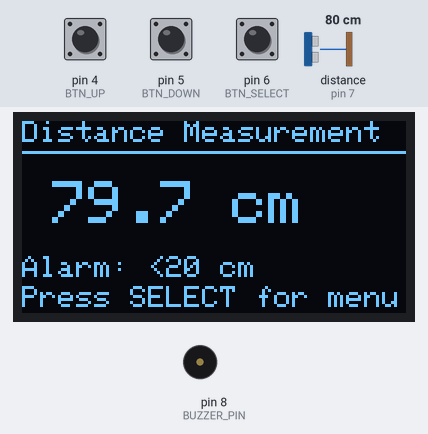
A sketch run on a simulated Arduino Uno, built with avr-gcc and run on an emulated ATmega328P. On the bench: 128×64 one-colour display, buzzer (waves = sounding). Wiring (inferred from the names in the program): ultrasonic range finder: trigger pin 2; echo pin 7. The inputs (shaded band) are chosen by the test bench; at power-on: pin 6 (BTN_SELECT) HIGH, distance to the obstacle (sensor on pin 7) 80 cm, pin 4 (BTN_UP) HIGH, pin 5 (BTN_DOWN) HIGH. The echo pulse lasts 58.3 µs per cm.

Above: at 7.3 s.
7.4 s: pin 6 (BTN_SELECT) pulled LOW for 0.15 s
At 8.2 s:
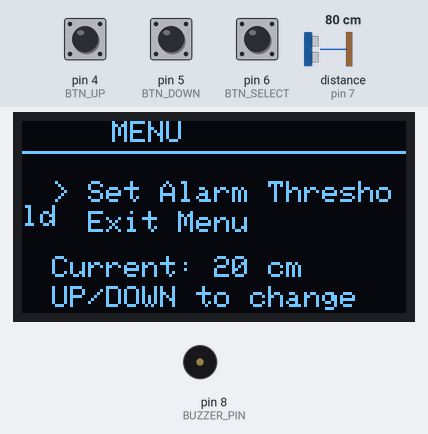
9.0 s: pin 6 (BTN_SELECT) pulled LOW for 1 s
At 9.7 s:
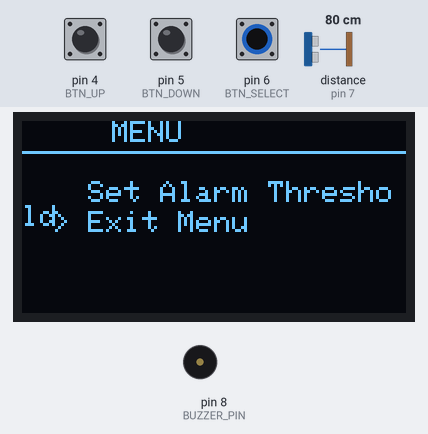
11.5 s: distance to the obstacle (sensor on pin 7) set to 22 cm
13.0 s: distance to the obstacle (sensor on pin 7) set to 18 cm
At 13.29 s:
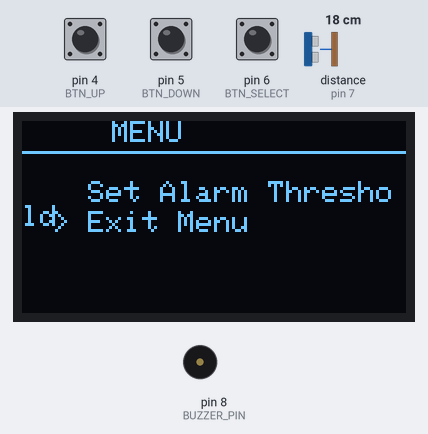
15.3 s: pin 4 (BTN_UP) pulled LOW for 0.15 s
At 15.73 s:
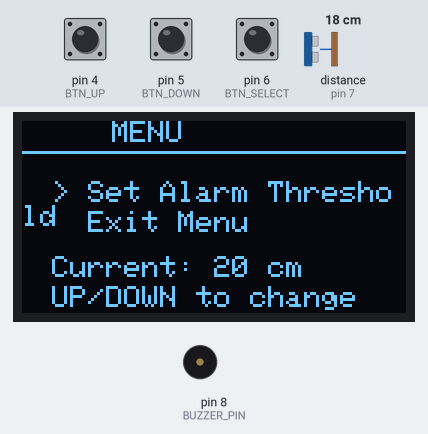
17.8 s: pin 5 (BTN_DOWN) pulled LOW for 0.15 s
At 18.9 s:
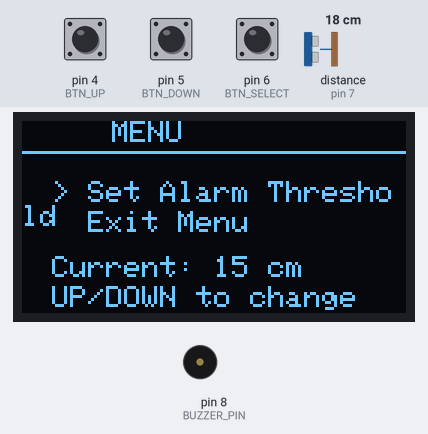
Timing chart, 0 to 20.4 s (numbered marks = the images above; inputs shaded):
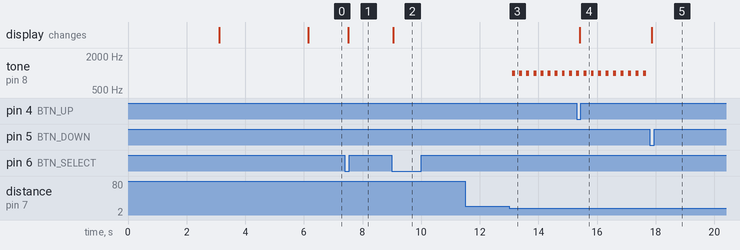

Measured:
- the behaviour switches between 21 and 20 cm on distance to the obstacle (sensor on pin 7) (found by bisection; images 2 and 3)
- after the input at 7.4 s, the display: changes after 0.11 s (image 1)
- after the input at 9.0 s, the display: changes after 0.05 s (image 2)
- after the input at 11.5 s, every drawn part: stays the same
- after the input at 13.0 s, tone on pin 8 (BUZZER_PIN): alternates 1000 Hz for 0.10 s and silent for 0.14 s, starting after 0.11 s
- after the input at 15.3 s, the display: changes after 0.11 s (image 4)
- after the input at 17.8 s, tone on pin 8 (BUZZER_PIN): stops changing and stays silent; the display: changes after 0.06 s (image 5)

The sketch:

project_3.ino
```cpp
#include <SPI.h>
#include <Wire.h>
#include <Adafruit_GFX.h>
#include <Adafruit_SSD1306.h>

// OLED显示屏设置 - 修改为I2C接口
#define SCREEN_WIDTH 128    // OLED显示宽度，单位：像素
#define SCREEN_HEIGHT 64    // OLED显示高度，单位：像素
#define OLED_RESET     -1   // Reset pin # (或 -1 if sharing Arduino reset pin)
Adafruit_SSD1306 display(SCREEN_WIDTH, SCREEN_HEIGHT, &Wire, OLED_RESET);

// 超声波模块引脚定义
#define TRIG_PIN 2
#define ECHO_PIN 7
#define BUZZER_PIN 8

// 按钮引脚定义
#define BTN_UP 4
#define BTN_DOWN 5
#define BTN_SELECT 6

// 全局变量
float distance = 0;
int alarmThreshold = 20; // 默认报警距离阈值(cm)
int menuPosition = 0;    // 菜单位置
bool inMenu = false;     // 是否在菜单中
unsigned long lastMeasureTime = 0;
unsigned long lastButtonCheckTime = 0;
bool btnUpState = HIGH;
bool btnDownState = HIGH;  // 添加DOWN按钮状态
bool btnSelectState = HIGH;
bool lastBtnUpState = HIGH;
bool lastBtnDownState = HIGH;  // 添加DOWN按钮上一次状态
bool lastBtnSelectState = HIGH;

// 浙江工商大学logo位图数据
const unsigned char ZJSU_LOGO [] PROGMEM = {
  0xff, 0xff, 0xff, 0xff, 0xff, 0xff, 0xff, 0xff, 0xff, 0xff, 0xff, 0xff, 0xff, 0xff, 0xff, 0xff,
	0xff, 0xff, 0xff, 0xff, 0xff, 0xff, 0xff, 0xff, 0xff, 0xff, 0xff, 0xff, 0xff, 0xff, 0xff, 0xff,
	0xff, 0xff, 0xff, 0xff, 0xff, 0xff, 0xff, 0xc9, 0x27, 0xff, 0xff, 0xff, 0xff, 0xff, 0xff, 0xff,
	0xff, 0xff, 0xff, 0xff, 0xff, 0xff, 0xfe, 0x3f, 0xfc, 0x7f, 0xff, 0xff, 0xff, 0xff, 0xff, 0xff,
	0xff, 0xff, 0xff, 0xff, 0xff, 0xff, 0xf3, 0xff, 0xff, 0xcf, 0xff, 0xff, 0xff, 0xff, 0xff, 0xff,
	0xff, 0xff, 0xff, 0xff, 0xff, 0xff, 0xcf, 0xff, 0xff, 0xf3, 0xff, 0xff, 0xff, 0xff, 0xff, 0xff,
	0xff, 0xff, 0xff, 0xff, 0xff, 0xff, 0x3f, 0xfb, 0xff, 0xfc, 0xff, 0xff, 0xff, 0xff, 0xff, 0xff,
	0xff, 0xff, 0xff, 0xff, 0xff, 0xfe, 0xff, 0x9a, 0x25, 0xff, 0x7f, 0xff, 0xff, 0xff, 0xff, 0xff,
	0xff, 0xff, 0xff, 0xff, 0xff, 0xf9, 0xfe, 0xed, 0xe5, 0x7f, 0xbf, 0xff, 0xff, 0xff, 0xff, 0xff,
	0xff, 0xff, 0xff, 0xff, 0xff, 0xf7, 0xec, 0xad, 0xdb, 0x2f, 0xcf, 0xff, 0xff, 0xff, 0xff, 0xff,
	0xff, 0xff, 0xff, 0xff, 0xff, 0xef, 0xeb, 0x7f, 0xfe, 0xff, 0xf7, 0xff, 0xff, 0xff, 0xff, 0xff,
	0xff, 0xff, 0xff, 0xff, 0xff, 0xdf, 0xbb, 0xff, 0xff, 0x9f, 0xf3, 0xff, 0xff, 0xff, 0xff, 0xff,
	0xff, 0xff, 0xff, 0xff, 0xff, 0xde, 0x67, 0xff, 0xff, 0xfc, 0xff, 0xff, 0xff, 0xff, 0xff, 0xff,
	0xff, 0xff, 0xff, 0xff, 0xff, 0x3f, 0xdf, 0xff, 0xff, 0xfb, 0x7d, 0xff, 0xff, 0xff, 0xff, 0xff,
	0xff, 0xff, 0xff, 0xff, 0xff, 0x7f, 0x3f, 0xff, 0xff, 0xfd, 0xbe, 0xff, 0xff, 0xff, 0xff, 0xff,
	0xff, 0xff, 0xff, 0xff, 0xfe, 0xff, 0xff, 0xff, 0xff, 0xff, 0x3f, 0x7f, 0xff, 0xff, 0xff, 0xff,
	0xff, 0xff, 0xff, 0xff, 0xfe, 0xe7, 0xff, 0xff, 0xff, 0xff, 0x9f, 0x7f, 0xff, 0xff, 0xff, 0xff,
	0xff, 0xff, 0xff, 0xff, 0xfd, 0xf9, 0xff, 0xfc, 0x7f, 0xff, 0xef, 0xbf, 0xff, 0xff, 0xff, 0xff,
	0xff, 0xff, 0xff, 0xff, 0xfd, 0xf7, 0xff, 0xf9, 0x1f, 0xff, 0xf7, 0xbf, 0xff, 0xff, 0xff, 0xff,
	0xff, 0xff, 0xff, 0xff, 0xfb, 0xcf, 0xbf, 0x82, 0x41, 0xf9, 0xcf, 0xdf, 0xff, 0xff, 0xff, 0xff,
	0xff, 0xff, 0xff, 0xff, 0xfb, 0xd7, 0x3f, 0x8c, 0x31, 0xfd, 0xfb, 0xff, 0xff, 0xff, 0xff, 0xff,
	0xff, 0xff, 0xff, 0xff, 0xf7, 0xdf, 0x7f, 0xf9, 0x9f, 0xfc, 0xf3, 0xef, 0xff, 0xff, 0xff, 0xff,
	0xff, 0xff, 0xff, 0xff, 0xf7, 0x6f, 0x27, 0xc3, 0xc7, 0xe5, 0xfe, 0xef, 0xff, 0xff, 0xff, 0xff,
	0xff, 0xff, 0xff, 0xff, 0xef, 0xbf, 0xef, 0x06, 0x60, 0xf7, 0x76, 0xf7, 0xff, 0xff, 0xff, 0xff,
	0xff, 0xff, 0xff, 0xff, 0xef, 0xdc, 0xff, 0x18, 0x98, 0xff, 0x79, 0xf7, 0xff, 0xff, 0xff, 0xff,
	0xff, 0xff, 0xff, 0xff, 0xff, 0x3c, 0xff, 0x70, 0x8e, 0xff, 0x3c, 0xf7, 0xff, 0xff, 0xff, 0xff,
	0xff, 0xff, 0xff, 0xff, 0xee, 0x7e, 0x1f, 0x85, 0x23, 0xf0, 0xff, 0xff, 0xff, 0xff, 0xff, 0xff,
	0xff, 0xff, 0xff, 0xff, 0xef, 0xdf, 0xdf, 0x0d, 0x30, 0xfe, 0xfc, 0x7f, 0xff, 0xff, 0xff, 0xff,
	0xff, 0xff, 0xff, 0xff, 0xff, 0xfe, 0xff, 0x78, 0x9c, 0xff, 0xff, 0x77, 0xff, 0xff, 0xff, 0xff,
	0xff, 0xff, 0xff, 0xff, 0xde, 0x7d, 0xff, 0xc3, 0xc7, 0xfb, 0x3d, 0xff, 0xff, 0xff, 0xff, 0xff,
	0xff, 0xff, 0xff, 0xff, 0xde, 0x7c, 0xde, 0x0e, 0x30, 0x7b, 0x3c, 0xfb, 0xff, 0xff, 0xff, 0xff,
	0xff, 0xff, 0xff, 0xff, 0xff, 0xbc, 0x9e, 0x78, 0x9c, 0xf9, 0xbf, 0xbb, 0xff, 0xff, 0xff, 0xff,
	0xff, 0xff, 0xff, 0xff, 0xde, 0xff, 0x7f, 0x23, 0x86, 0x7e, 0xfc, 0x7f, 0xff, 0xff, 0xff, 0xff,
	0xff, 0xff, 0xff, 0xff, 0xef, 0x7f, 0x76, 0x07, 0xe0, 0x7e, 0x7f, 0xf7, 0xff, 0xff, 0xff, 0xff,
	0xff, 0xff, 0xff, 0xff, 0xef, 0x7f, 0xee, 0x3f, 0xf8, 0x67, 0xfd, 0x7f, 0xff, 0xff, 0xff, 0xff,
	0xff, 0xff, 0xff, 0xff, 0xfe, 0xde, 0x6f, 0xff, 0xff, 0xe6, 0x7e, 0xf7, 0xff, 0xff, 0xff, 0xff,
	0xff, 0xff, 0xff, 0xff, 0xee, 0xbf, 0x37, 0xff, 0xff, 0xf9, 0xff, 0xf7, 0xff, 0xff, 0xff, 0xff,
	0xff, 0xff, 0xff, 0xff, 0xef, 0xff, 0x5d, 0xf2, 0x2f, 0xba, 0xff, 0xff, 0xff, 0xff, 0xff, 0xff,
	0xff, 0xff, 0xff, 0xff, 0xff, 0xff, 0xdc, 0xfa, 0xaf, 0x3f, 0xff, 0xf7, 0xff, 0xff, 0xff, 0xff,
	0xff, 0xff, 0xff, 0xff, 0xef, 0xff, 0xfe, 0xff, 0xff, 0x77, 0xff, 0xf7, 0xff, 0xff, 0xff, 0xff,
	0xff, 0xff, 0xff, 0xff, 0xf7, 0xff, 0xcb, 0xcf, 0xf3, 0x37, 0xff, 0xef, 0xff, 0xff, 0xff, 0xff,
	0xff, 0xff, 0xff, 0xff, 0xf7, 0xff, 0xe1, 0xef, 0xf7, 0x87, 0xff, 0xef, 0xff, 0xff, 0xff, 0xff,
	0xff, 0xff, 0xff, 0xff, 0xfb, 0xff, 0xf6, 0xe7, 0xe7, 0xef, 0x7f, 0xff, 0xff, 0xff, 0xff, 0xff,
	0xff, 0xff, 0xff, 0xff, 0xfb, 0xff, 0xff, 0xff, 0xfe, 0xff, 0x9f, 0xdf, 0xff, 0xff, 0xff, 0xff,
	0xff, 0xff, 0xff, 0xff, 0xff, 0xfc, 0xff, 0x0f, 0xe0, 0xff, 0x3f, 0xdf, 0xff, 0xff, 0xff, 0xff,
	0xff, 0xff, 0xff, 0xff, 0xfd, 0xfb, 0x7f, 0x39, 0x3d, 0xff, 0x6f, 0xbf, 0xff, 0xff, 0xff, 0xff,
	0xff, 0xff, 0xff, 0xff, 0xfd, 0xf6, 0x7f, 0xff, 0xff, 0xff, 0x9f, 0xbf, 0xff, 0xff, 0xff, 0xff,
	0xff, 0xff, 0xff, 0xff, 0xfe, 0xe0, 0xbf, 0xff, 0xff, 0xff, 0x8f, 0x7f, 0xff, 0xff, 0xff, 0xff,
	0xff, 0xff, 0xff, 0xff, 0xff, 0x7e, 0xff, 0xff, 0xff, 0xe7, 0xee, 0xff, 0xff, 0xff, 0xff, 0xff,
	0xff, 0xff, 0xff, 0xff, 0xff, 0x7e, 0xf7, 0xff, 0xff, 0xf7, 0xfd, 0xff, 0xff, 0xff, 0xff, 0xff,
	0xff, 0xff, 0xff, 0xff, 0xff, 0xbf, 0xf7, 0xff, 0xff, 0xf3, 0xfd, 0xff, 0xff, 0xff, 0xff, 0xff,
	0xff, 0xff, 0xff, 0xff, 0xff, 0xdf, 0xcc, 0xff, 0xe3, 0xe7, 0xf3, 0xff, 0xff, 0xff, 0xff, 0xff,
	0xff, 0xff, 0xff, 0xff, 0xff, 0xef, 0xde, 0x7f, 0xf7, 0xc4, 0xf7, 0xff, 0xff, 0xff, 0xff, 0xff,
	0xff, 0xff, 0xff, 0xff, 0xff, 0xf3, 0xb1, 0xe3, 0x91, 0xff, 0xcf, 0xff, 0xff, 0xff, 0xff, 0xff,
	0xff, 0xff, 0xff, 0xff, 0xff, 0xfd, 0xff, 0xf9, 0xf5, 0xff, 0xdf, 0xff, 0xff, 0xff, 0xff, 0xff,
	0xff, 0xff, 0xff, 0xff, 0xff, 0xfe, 0xff, 0xf7, 0xed, 0xff, 0x7f, 0xff, 0xff, 0xff, 0xff, 0xff,
	0xff, 0xff, 0xff, 0xff, 0xff, 0xff, 0x3f, 0xc3, 0xed, 0xfc, 0xff, 0xff, 0xff, 0xff, 0xff, 0xff,
	0xff, 0xff, 0xff, 0xff, 0xff, 0xff, 0xdf, 0xff, 0xff, 0xf3, 0xff, 0xff, 0xff, 0xff, 0xff, 0xff,
	0xff, 0xff, 0xff, 0xff, 0xff, 0xff, 0xf3, 0xff, 0xff, 0xcf, 0xff, 0xff, 0xff, 0xff, 0xff, 0xff,
	0xff, 0xff, 0xff, 0xff, 0xff, 0xff, 0xfc, 0xdf, 0xfc, 0x7f, 0xff, 0xff, 0xff, 0xff, 0xff, 0xff,
	0xff, 0xff, 0xff, 0xff, 0xff, 0xff, 0xff, 0xc0, 0x07, 0xff, 0xff, 0xff, 0xff, 0xff, 0xff, 0xff,
	0xff, 0xff, 0xff, 0xff, 0xff, 0xff, 0xff, 0xff, 0xff, 0xff, 0xff, 0xff, 0xff, 0xff, 0xff, 0xff,
	0xff, 0xff, 0xff, 0xff, 0xff, 0xff, 0xff, 0xff, 0xff, 0xff, 0xff, 0xff, 0xff, 0xff, 0xff, 0xff,
	0xff, 0xff, 0xff, 0xff, 0xff, 0xff, 0xff, 0xff, 0xff, 0xff, 0xff, 0xff, 0xff, 0xff, 0xff, 0xff
};

void setup() {
  // 初始化串口通信
  Serial.begin(9600);

  // 初始化OLED显示屏 - 修改初始化方式
  if(!display.begin(SSD1306_SWITCHCAPVCC, 0x3C)) {
    Serial.println(F("SSD1306初始化失败"));
    for(;;); // 无限循环
  }

  //初始化引脚
  pinMode(TRIG_PIN, OUTPUT);
  pinMode(ECHO_PIN, INPUT);
  pinMode(BUZZER_PIN, OUTPUT);
  pinMode(BTN_UP, INPUT_PULLUP);
  pinMode(BTN_DOWN, INPUT_PULLUP);  // 初始化DOWN按钮
  pinMode(BTN_SELECT, INPUT_PULLUP);

  // 显示开机画面
  showSplashScreen();  // 这里不需要额外的delay，因为已经在函数内部处理了
}

void loop() {
  // 检查按钮状态
  checkButtons();

  // 测量距离
  if (millis() - lastMeasureTime > 200) { // 每200ms测量一次
    distance = measureDistance();
    lastMeasureTime = millis();

    // 检查是否需要报警
    if (distance < alarmThreshold && distance > 0) {
      tone(BUZZER_PIN, 1000, 100); // 发出报警声
    } else {
      noTone(BUZZER_PIN);
    }
  }

  // 更新显示
  if (inMenu) {
    showMenu();
  } else {
    showDistance();
  }

  delay(50); // 短暂延迟以稳定系统
}

// 显示开机画面
void showSplashScreen() {
  // 先显示校徽3秒
  display.clearDisplay();
  display.drawBitmap(0, 0, ZJSU_LOGO, 128, 64, WHITE);  // 修改为全屏显示
  display.display();
  delay(3000);

  // 再显示姓名和学号3秒
  display.clearDisplay();
  display.setTextSize(1);
  display.setTextColor(WHITE);

  // 居中显示姓名和学号
  display.setCursor(20, 20);
  display.println(F("wangyong"));
  display.setCursor(20, 30);
  display.println(F("2312190301"));

  display.setCursor(20, 40);
  display.println(F("shenzhewei"));
  display.setCursor(20, 50);
  display.println(F("2312190313"));

  display.display();
  delay(3000);
}

// 测量距离
float measureDistance() {
  // 发送超声波脉冲
  digitalWrite(TRIG_PIN, LOW);
  delayMicroseconds(2);
  digitalWrite(TRIG_PIN, HIGH);
  delayMicroseconds(10);
  digitalWrite(TRIG_PIN, LOW);

  // 读取回波时间
  long duration = pulseIn(ECHO_PIN, HIGH);

  // 计算距离 (声速 = 343m/s = 0.0343cm/us)
  float dist = duration * 0.0343 / 2;

  // 限制测量范围
  if (dist > 400) {
    dist = 0; // 超出范围
  }

  return dist;
}

// 显示距离
void showDistance() {
  display.clearDisplay();

  // 标题
  display.setTextSize(1);
  display.setTextColor(WHITE);
  display.setCursor(0, 0);
  display.println(F("Distance Measurement"));

  // 绘制分隔线
  display.drawLine(0, 10, display.width(), 10, WHITE);

  // 显示当前距离
  display.setTextSize(2);
  display.setCursor(10, 20);

  if (distance > 0) {
    display.print(distance, 1);
    display.println(F(" cm"));
  } else {
    display.println(F("Out of range"));
  }

  // 显示报警阈值
  display.setTextSize(1);
  display.setCursor(0, 45);
  display.print(F("Alarm: <"));
  display.print(alarmThreshold);
  display.println(F(" cm"));

  // 显示操作提示
  display.setCursor(0, 55);
  display.println(F("Press SELECT for menu"));

  display.display();
}

// 显示菜单
void showMenu() {
  display.clearDisplay();

  // 菜单标题
  display.setTextSize(1);
  display.setTextColor(WHITE);
  display.setCursor(30, 0);
  display.println(F("MENU"));

  // 绘制分隔线
  display.drawLine(0, 10, display.width(), 10, WHITE);

  // 菜单选项
  display.setCursor(10, 20);
  display.print(menuPosition == 0 ? F("> ") : F("  "));
  display.println(F("Set Alarm Threshold"));

  display.setCursor(10, 30);
  display.print(menuPosition == 1 ? F("> ") : F("  "));
  display.println(F("Exit Menu"));

  // 如果在设置报警阈值
  if (menuPosition == 0) {
    display.setCursor(10, 45);
    display.print(F("Current: "));
    display.print(alarmThreshold);
    display.println(F(" cm"));
    display.setCursor(10, 55);
    display.println(F("UP/DOWN to change"));  // 修改提示文本
  }

  display.display();
}

// 检查按钮状态
void checkButtons() {
  if (millis() - lastButtonCheckTime < 50) { // 防抖
    return;
  }

  btnUpState = digitalRead(BTN_UP);
  btnDownState = digitalRead(BTN_DOWN);  // 读取DOWN按钮状态
  btnSelectState = digitalRead(BTN_SELECT);

  // 检测SELECT按钮按下
  if (btnSelectState == LOW && lastBtnSelectState == HIGH) {
    if (!inMenu) {
      inMenu = true;
      menuPosition = 0;
    } else if (menuPosition == 1) {
      inMenu = false;
    } else if (menuPosition == 0) {
      // 在设置报警阈值时，SELECT按钮确认并返回主菜单
      menuPosition = 1;
    }
  }

  // 检测UP按钮按下
  if (btnUpState == LOW && lastBtnUpState == HIGH) {
    if (inMenu) {
      if (menuPosition == 0) {
        // 在设置报警阈值时，UP按钮增加阈值
        alarmThreshold += 5;
        if (alarmThreshold > 200) alarmThreshold = 200;
      } else {
        // 在菜单选择时，UP按钮切换到上一个菜单项
        menuPosition = 0;
      }
    }
  }

  // 检测DOWN按钮按下
  if (btnDownState == LOW && lastBtnDownState == HIGH) {
    if (inMenu) {
      if (menuPosition == 0) {
        // 在设置报警阈值时，DOWN按钮减小阈值
        alarmThreshold -= 5;
        if (alarmThreshold < 5) alarmThreshold = 5;
      } else {
        // 在菜单选择时，DOWN按钮切换到下一个菜单项
        menuPosition = 1;
      }
    }
  }

  lastBtnUpState = btnUpState;
  lastBtnDownState = btnDownState;  // 更新DOWN按钮上一次状态
  lastBtnSelectState = btnSelectState;
  lastButtonCheckTime = millis();
}
```
